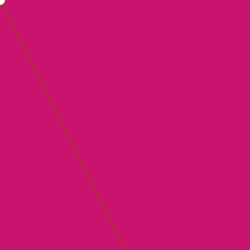
Frame 1 (no input)
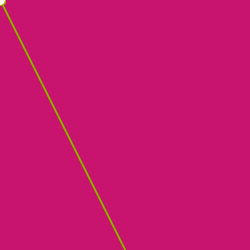
Frame 60 (the mouse pressed at the canvas centre just before this capture)
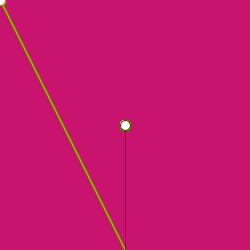
Frame 120 (the mouse held since frame 60 and released just before this capture)

The Processing sketch that drew these frames (run headless with seeded random() and noise(); from frame 60 on, the mouse is pressed at the canvas centre):

// Processing sketch: processing_17563
// ── processing_17563.pde

void setup(){
 size(250,250);
 background(200,20,110);
}

void draw(){
  stroke(random(255),random(255),0);
  smooth();
  line(mouseX,mouseY,125,250);
  ellipse(mouseX,mouseY,10,10);
}
